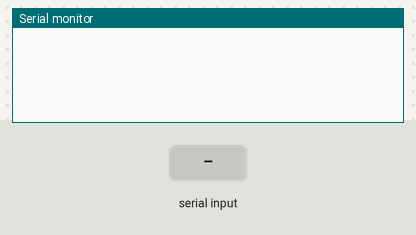
Bench run of a sketch on a simulated Arduino Uno, built with avr-gcc and run on an emulated ATmega328P. On the bench: the last lines printed to the serial monitor. The inputs (shaded band) are chosen by the test bench.

Above: at 1.2 s.
1.3 s: "pH:\n" received over the second serial link
At 2.1 s:
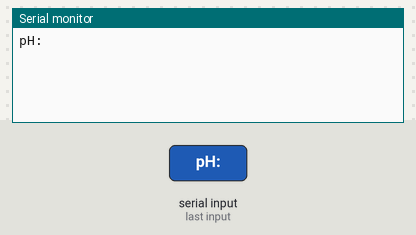
2.8 s: ":\n" received over the second serial link
At 3.3 s:
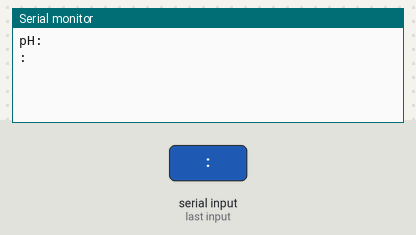
4.3 s: "5\n" received over the second serial link
At 5.5 s:
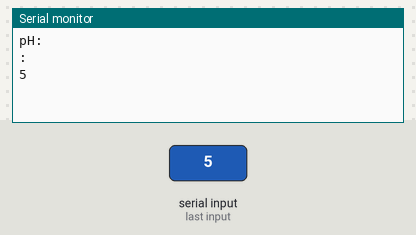
5.8 s: "pH::45\n" received over the second serial link
At 6.8 s:
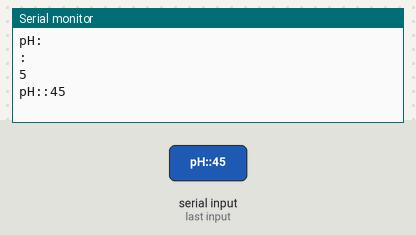

The sketch:

Reciever.ino
```cpp
#include <SoftwareSerial.h>

SoftwareSerial mySerial(10, 11); // RX, TX

float phValue;

void setup()
{
    Serial.begin(115200); // Start the serial monitor
    mySerial.begin(115200); // Start the software serial communication
}

void loop()
{
    if (mySerial.available()) // Check if data is available to read from the sender
    {
        String data = mySerial.readStringUntil('\n'); // Read the incoming data until newline character
        Serial.println(data); // Print the received data on the serial monitor of the receiver


        if (data.startsWith("pH:"))
        {
            // Extract pH value from the received data
            int index = data.indexOf(":") + 1;
            String pHStr = data.substring(index);
            phValue = pHStr.toFloat();

            // Perform pH-related actions here
        }
    }

    // Your main loop code can be placed here
}
```

Measured:
- after the input at 1.3 s, the serial monitor: prints a new line at once (image 1)
- after the input at 2.8 s, the serial monitor: prints a new line at once (image 2)
- after the input at 4.3 s, the serial monitor: prints a new line at once (image 3)
- after the input at 5.8 s, the serial monitor: prints a new line at once (image 4)
